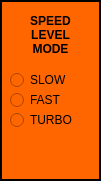
   <widget class="QFrame" name="speedLevelFrame">
    <property name="geometry">
     <rect>
      <x>100</x>
      <y>100</y>
      <width>101</width>
      <height>181</height>
     </rect>
    </property>
    <property name="palette">
     <palette>
      <active>
       <colorrole role="Button">
        <brush brushstyle="SolidPattern">
         <color alpha="255">
          <red>255</red>
          <green>102</green>
          <blue>0</blue>
         </color>
        </brush>
       </colorrole>
       <colorrole role="Midlight">
        <brush brushstyle="SolidPattern">
         <color alpha="255">
          <red>77</red>
          <green>77</green>
          <blue>77</blue>
         </color>
        </brush>
       </colorrole>
       <colorrole role="Text">
        <brush brushstyle="SolidPattern">
         <color alpha="255">
          <red>255</red>
          <green>102</green>
          <blue>0</blue>
         </color>
        </brush>
       </colorrole>
       <colorrole role="Base">
        <brush brushstyle="SolidPattern">
         <color alpha="255">
          <red>255</red>
          <green>102</green>
          <blue>0</blue>
         </color>
        </brush>
       </colorrole>
       <colorrole role="Window">
        <brush brushstyle="SolidPattern">
         <color alpha="255">
          <red>255</red>
          <green>102</green>
          <blue>0</blue>
         </color>
        </brush>
       </colorrole>
      </active>
      <inactive>
       <colorrole role="Button">
        <brush brushstyle="SolidPattern">
         <color alpha="255">
          <red>255</red>
          <green>102</green>
          <blue>0</blue>
         </color>
        </brush>
       </colorrole>
       <colorrole role="Midlight">
        <brush brushstyle="SolidPattern">
         <color alpha="255">
          <red>77</red>
          <green>77</green>
          <blue>77</blue>
         </color>
        </brush>
       </colorrole>
       <colorrole role="Text">
        <brush brushstyle="SolidPattern">
         <color alpha="255">
          <red>255</red>
          <green>102</green>
          <blue>0</blue>
         </color>
        </brush>
       </colorrole>
       <colorrole role="Base">
        <brush brushstyle="SolidPattern">
         <color alpha="255">
          <red>255</red>
          <green>102</green>
          <blue>0</blue>
         </color>
        </brush>
       </colorrole>
       <colorrole role="Window">
        <brush brushstyle="SolidPattern">
         <color alpha="255">
          <red>255</red>
          <green>102</green>
          <blue>0</blue>
         </color>
        </brush>
       </colorrole>
      </inactive>
      <disabled>
       <colorrole role="Button">
        <brush brushstyle="SolidPattern">
         <color alpha="255">
          <red>255</red>
          <green>102</green>
          <blue>0</blue>
         </color>
        </brush>
       </colorrole>
       <colorrole role="Midlight">
        <brush brushstyle="SolidPattern">
         <color alpha="255">
          <red>77</red>
          <green>77</green>
          <blue>77</blue>
         </color>
        </brush>
       </colorrole>
       <colorrole role="Text">
        <brush brushstyle="SolidPattern">
         <color alpha="255">
          <red>120</red>
          <green>120</green>
          <blue>120</blue>
         </color>
        </brush>
       </colorrole>
       <colorrole role="Base">
        <brush brushstyle="SolidPattern">
         <color alpha="255">
          <red>255</red>
          <green>102</green>
          <blue>0</blue>
         </color>
        </brush>
       </colorrole>
       <colorrole role="Window">
        <brush brushstyle="SolidPattern">
         <color alpha="255">
          <red>255</red>
          <green>102</green>
          <blue>0</blue>
         </color>
        </brush>
       </colorrole>
      </disabled>
     </palette>
    </property>
    <property name="styleSheet">
     <string notr="true">background-color: rgb(255, 102, 0);</string>
    </property>
    <property name="frameShape">
     <enum>QFrame::Panel</enum>
    </property>
    <property name="frameShadow">
     <enum>QFrame::Plain</enum>
    </property>
    <property name="lineWidth">
     <number>2</number>
    </property>
    <property name="midLineWidth">
     <number>9</number>
    </property>
    <widget class="QLabel" name="label_10">
     <property name="geometry">
      <rect>
       <x>20</x>
       <y>10</y>
       <width>61</width>
       <height>51</height>
      </rect>
     </property>
     <property name="font">
      <font>
       <weight>75</weight>
       <bold>true</bold>
      </font>
     </property>
     <property name="text">
      <string>&lt;html&gt;&lt;head/&gt;&lt;body&gt;&lt;p align=&quot;center&quot;&gt;SPEED&lt;br/&gt;LEVEL&lt;br/&gt;MODE&lt;/p&gt;&lt;/body&gt;&lt;/html&gt;</string>
     </property>
     <property name="alignment">
      <set>Qt::AlignCenter</set>
     </property>
    </widget>
    <widget class="QRadioButton" name="turboSpeedRadio">
     <property name="geometry">
      <rect>
       <x>10</x>
       <y>110</y>
       <width>71</width>
       <height>20</height>
      </rect>
     </property>
     <property name="text">
      <string>TURBO</string>
     </property>
    </widget>
    <widget class="QRadioButton" name="slowSpeedRadio">
     <property name="geometry">
      <rect>
       <x>10</x>
       <y>70</y>
       <width>81</width>
       <height>20</height>
      </rect>
     </property>
     <property name="text">
      <string>SLOW</string>
     </property>
    </widget>
    <widget class="QRadioButton" name="fastSpeedRadio">
     <property name="geometry">
      <rect>
       <x>10</x>
       <y>90</y>
       <width>71</width>
       <height>20</height>
      </rect>
     </property>
     <property name="text">
      <string>FAST</string>
     </property>
    </widget>
   </widget>
